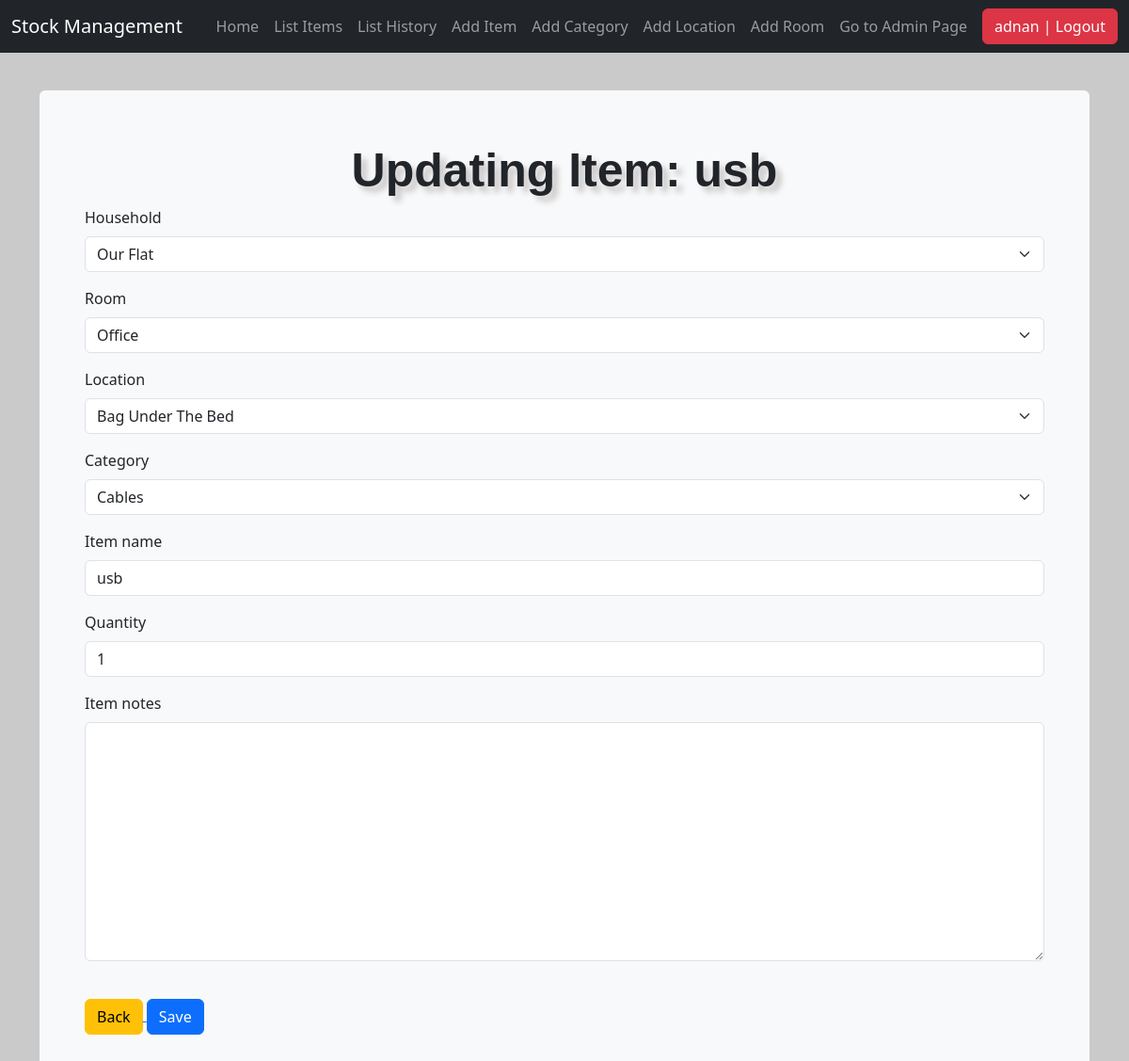
The page /update_items/7/ (signed in) on the database its author committed.
### stockmgmt/models.py (models this page shows, shortened)
class Stock(models.Model):
    household = models.ForeignKey(
        Household, on_delete=models.CASCADE, blank=True)
    room = models.ForeignKey(Room, on_delete=models.CASCADE, blank=True)
    location = models.ForeignKey(
        Location, on_delete=models.CASCADE, blank=True)
    category = models.ForeignKey(
        Category, on_delete=models.CASCADE, blank=True)
    item_name = models.CharField(max_length=50, blank=True, null=True)
    quantity = models.IntegerField(default='0', blank=True, null=True)
    receive_quantity = models.IntegerField(default='0', blank=True, null=True)
    receive_by = models.CharField(max_length=50, blank=True, null=True)
    issue_quantity = models.IntegerField(default='0', blank=True, null=True)
    issue_by = models.CharField(max_length=50, blank=True, null=True)
    issue_to = models.CharField(max_length=50, blank=True, null=True)
    phone_number = models.CharField(max_length=50, blank=True, null=True)
    created_by = models.CharField(max_length=50, blank=True, null=True)
    reorder_level = models.IntegerField(default='3', blank=True, null=True)
    timestamp = models.DateTimeField(auto_now_add=True, auto_now=False)
    last_updated = models.DateTimeField(auto_now_add=False, auto_now=True)
    item_notes = models.TextField(max_length=500, blank=True, null=True)

### stockmgmt/views.py (the view, shortened to what this page needs)
# urls.py: path('update_items/<str:pk>/', views.update_items, name="update_items"),
@login_required
def update_items(request, pk):
    queryset = Stock.objects.get(id=pk)
    form = StockUpdateForm(instance=queryset)
    context = {
        "title": f"Updating Item: {queryset.item_name}",
        'form': form
    }
    return render(request, './includes/add_items.html', context)

### stockmgmt/forms.py
class StockUpdateForm(forms.ModelForm):
    class Meta:
        model = Stock
        fields = [
            'household',
            'room',
            'location',
            'category',
            'item_name',
            'quantity',
            'item_notes'
        ]

### stockmgmt/models.py (called while the page is built)
    def __str__(self):
        return self.name.title() if self.name else ""

    def __str__(self):
        return self.name.title() if self.name else ""

    def __str__(self):
        return self.name.title() if self.name else ""

    def __str__(self):
        return self.name.title() if self.name else ""

### stockmgmt/templates/includes/add_items.html (shortened to what this page needs)
{% extends 'base.html' %}
{% load crispy_forms_tags %}
{% block content %}
<form method="POST">
    <div>
        <div>
            {{ form.household|as_crispy_field }}
        </div>
        <div>
            {{ form.room|as_crispy_field }}
        </div>
        <div>
            {{ form.location|as_crispy_field }}
        </div>
        <div>
            {{ form.category|as_crispy_field }}
        </div>
        <div>
            {{ form.item_name|as_crispy_field }}
        </div>
        <div>
            {{ form.quantity|as_crispy_field }}
        </div>
        <div>
            {{ form.item_notes|as_crispy_field }}
        </div>
    </div>
    <br />
    <div class="form-group">
        <a id="back-button" href="" onclick="javascript:window.history.back(-1);return false;">
            <div class="btn btn-warning">Back</div>
        </a>
        <input type="submit" value='Save' class="btn btn-primary" />
    </div>
</form>
{% endblock %}

### stockmgmt/templates/partials/nav.html (shortened to what this page needs)
<nav class="navbar navbar-expand-md navbar-dark fixed-top bg-dark">
    <div class="container-fluid">
        <a class="navbar-brand" href="#">Stock Management</a>
        <div class="collapse navbar-collapse d-flex justify-content-end" id="navbarCollapse">
            <ul class="navbar-nav ms-auto me-2 my-lg-0">
                <li class="nav-item">
                    <a class="nav-link" aria-current="page" href="{% url 'home' %}">Home</a>
                </li>
                {% if request.user.is_authenticated %}
                <li class="nav-item">
                    <a class="nav-link" href="{% url 'list_items' %}">List Items</a>
                </li>
                {% if request.user.is_superuser %}
                <li class="nav-item">
                    <a class="nav-link" href="{% url 'list_history' %}">List History</a>
                </li>
                {% endif %}
                {% if request.user.is_authenticated %}
                <li class="nav-item">
                    <a class="nav-link" href="{% url 'add_items' %}">Add Item</a>
                </li>
                {% endif %}
                {% if request.user.is_superuser %}
                <li class="nav-item">
                    <a class="nav-link" href="{% url 'add_category' %}">Add Category</a>
                </li>
                <li class="nav-item">
                    <a class="nav-link" href="{% url 'add_location' %}">Add Location</a>
                </li>
                <li class="nav-item">
                    <a class="nav-link" href="{% url 'add_room' %}">Add Room</a>
                </li>
                <li class="nav-item">
                    <a class="nav-link" href="{% url 'admin:index' %}">Go to Admin Page</a>
                </li>
                {% endif %}
                {% endif %}
            </ul>
            <ul class="navbar-nav">
                {% if request.user.is_authenticated %}
                <li><a href="/accounts/logout"><button class="btn btn-danger">{{ user }} | Logout</button></a></li>
                {% else %}
                <li><a href="/accounts/login">Login</a></li>
                {% endif %}
            </ul>
        </div>
    </div>
</nav>

### stockmgmt/static/css/style.css (style rules this page uses)
body { background-color: #cacaca; }

### rows shown on the page
Stock: household "Our Flat", room "Office", location "Bag Under The Bed", category "Cables", item_name "usb", quantity "1"

### other values the page prints
{{ user }} "adnan"
{{ title }} "Updating Item: usb"
